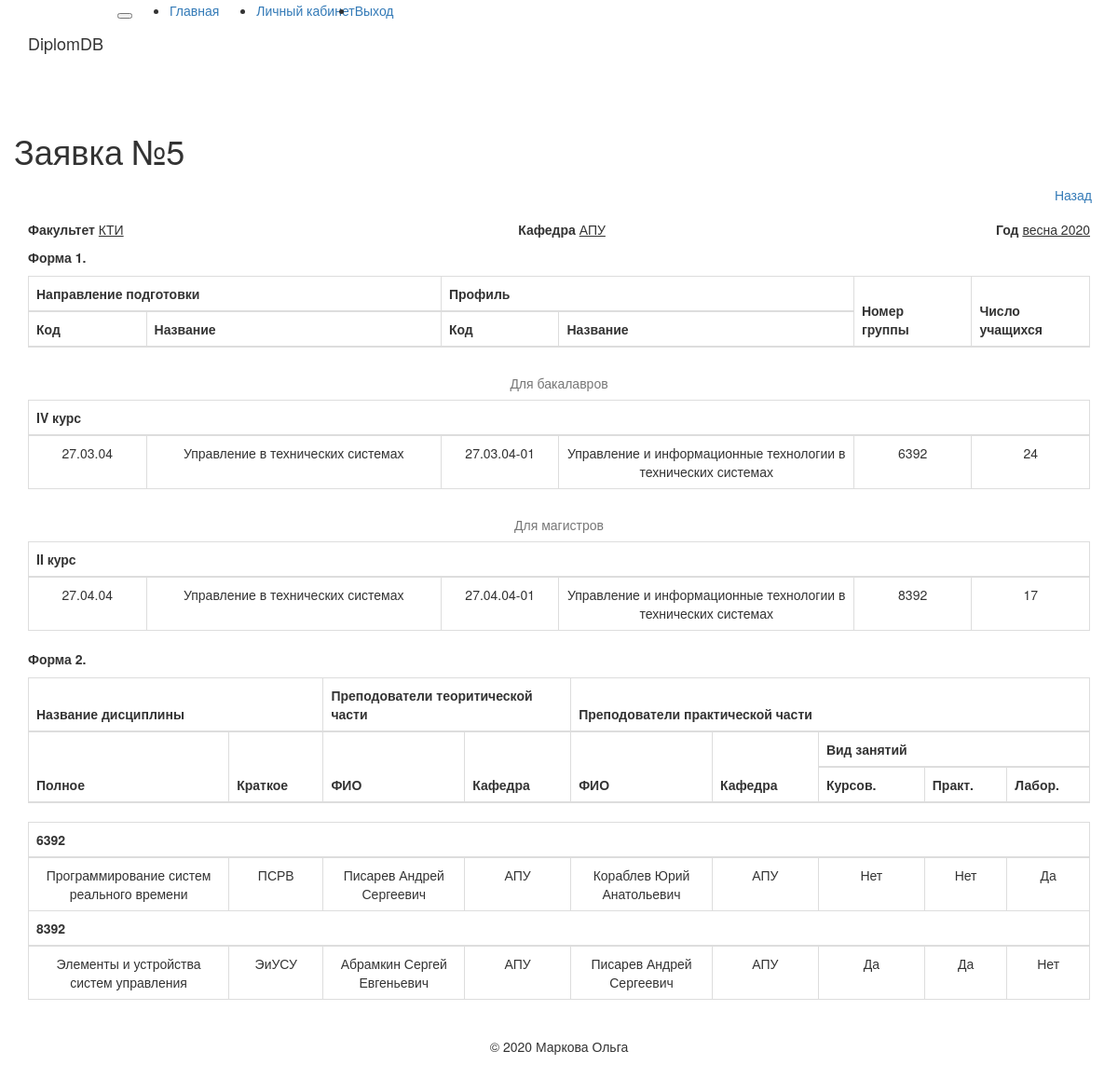
The page /all_form_view_g/bloommmy/1/5 (signed in) on the database its author committed.
### app/models.py (models this page shows, shortened)
class Form_all(db.Model):
    id = db.Column(db.Integer, primary_key=True, index=True, unique = True)
    timestamp = db.Column(db.DateTime, index=True, default=datetime.utcnow)
    user_id = db.Column(db.Integer, db.ForeignKey('user.id'))
    Faculty = db.Column(db.String)
    Department = db.Column(db.String)
    Year = db.Column(db.String)
    Status = db.Column(db.String)
    form_one = db.relationship('Form_one', cascade='save-update, all, delete', backref='form_one', lazy='dynamic')
    form_two = db.relationship('Form_two', cascade='save-update, all, delete', backref='form_two', lazy='dynamic')

class Form_one(db.Model):
    timestamp = db.Column(db.DateTime, index=True, default=datetime.utcnow)
    NumForm = db.Column(db.Integer, db.ForeignKey('form_all.id'), primary_key=True)
    Group_id = db.Column(db.Integer, primary_key=True)
    Degree_id = db.Column(db.Integer)
    Direction_id = db.Column(db.Integer)
    Direction_name = db.Column(db.String)
    Profile_id = db.Column(db.Integer)
    Profile_name = db.Column(db.String)
    Course = db.Column(db.Integer)
    NumStudents = db.Column(db.Integer)
    groups = db.relationship('Form_two', backref='groups', cascade='all, delete', lazy='dynamic')

class Form_two(db.Model):
    timestamp = db.Column(db.DateTime, index=True, default=datetime.utcnow)
    NumForm = db.Column(db.Integer, db.ForeignKey('form_all.id'), primary_key=True)
    Group_id = db.Column(db.Integer, db.ForeignKey('form_one.Group_id'), primary_key=True)
    id = db.Column(db.Integer, primary_key=True)
    FullSubject = db.Column(db.String)
    BriefSubject = db.Column(db.String)
    LecturerName = db.Column(db.String)
    LecturerDepartment = db.Column(db.String)
    PracticianName = db.Column(db.String)
    PracticianDepartment = db.Column(db.String)
    course_work = db.Column(db.String)
    practice_work = db.Column(db.String)
    laboratory_work = db.Column(db.String)

### app/routes.py (the view, shortened to what this page needs)
@app.route('/all_form_view_g/<username>/<i>/<numForm>', methods=['GET', 'POST'])
@login_required
def all_form_view_g(username, i, numForm):
    user = User.query.filter_by(username=username).first_or_404()
    def check(f1):
        if f1 != 0:
            f1 = Form_one.query.filter(Form_one.NumForm == numForm).all()
            items1=Form_one.query.filter(Form_one.NumForm == numForm, Form_one.Degree_id == 1).count()
            items2=Form_one.query.filter(Form_one.NumForm == numForm, Form_one.Degree_id == 2).count()
            items3=Form_one.query.filter(Form_one.NumForm == numForm, Form_one.Degree_id == 3).count()
            items = Form_one
            b = [1,2,3,4]
            m = [1,2]
            c = [1,2,3,4,5]
            f2 = Form_two.query.filter(Form_two.NumForm == numForm).count()
            if f2 != 0:
                f2 = Form_two.query.filter(Form_two.NumForm == numForm).all()
            else:
                f2 = 0
        return (f1, f2, items, items1, items2, items3, b, m, c)
    f0 = Form_all.query.filter(Form_all.user_id == user.id, Form_all.id == numForm).first()
    f1 = Form_one.query.filter(Form_one.NumForm == numForm).count()
    f1, f2, items, items1, items2, items3, b, m, c = check(f1)
    if f2 != 0:
        koll = Form_one.query.filter(Form_one.NumForm == numForm).order_by(Form_one.timestamp.desc()).count() #Узнаем количество групп в заявке
        groups = Form_one.query.filter(Form_one.NumForm == numForm).all() #Узнаем номера групп
        G = []
        for n in groups:
            G.append(n.Group_id) #записываем группы в массив
        all_g_ok = [0] * int(koll) #создаем нулевой массив равный количеству групп
        k = 0
        g_no_ok = []
        for u in range(koll):
            it=Form_two.query.filter(Form_two.NumForm == numForm, Form_two.Group_id == G[u]).count()
            if it == 0:
                g_no_ok.append(G[u])
                k = k + 1
            else:
                 continue
        items_2=Form_two
    else:
        G = 0
        koll = 0
        k = 0
        items_2 = 0
        g_no_ok = 0
    return render_template('all_form_view_g.html',
                            numForm = numForm, g_no_ok = g_no_ok, k = k, i = i, user = user, G = G, koll = koll,
                            items = items, items_2 = items_2,
                            f0 = f0, f1 = f1, f2 = f2,
                            items1 = items1, items2 = items2, tems3 = items3,
                            b = b, m = m, c = c)

### app/models.py (called while the page is built)
@login.user_loader
def load_user(id):
    return User.query.get(int(id))

### app/templates/all_form_view_g.html (shortened to what this page needs)
{% extends "base.html" %}
{% block  app_content %}
<div class="row">
  <div class="col-sm">
    <h1>Заявка №{{ numForm }}</h1>
  </div>
  <div class="col-sm text-right">
    <a class="btn btn-secondary" href="{{ url_for('all_form_view', username=current_user.username, i=i) }}" role="button">Назад</a><br>
  </div>
</div>
<p>
<table border="0" width="100%">
  <td><b>Факультет</b> <u>{{ f0.Faculty }}</u></td>
  <td align="center"><b>Кафедра</b> <u>{{ f0.Department }}</u></td>
  <td align="right"><b>Год</b> <u>{{ f0.Year }}</u></td>
</table>
</p>
<p>
    <b>Форма 1.</b>
</p>
{% if f1 != 0 %}
<table class="table table-bordered table-hover text-center">
  <thead class="thead-light">
  <tr>
    <th colspan="2" style="width: 35%">Направление подготовки</th>
    <th colspan="2" style="width: 35%">Профиль</th>
    <th rowspan="2" style="width: 10%">Номер <br> группы</th>
    <th rowspan="2" style="width: 10%">Число <br> учащихся</th>
  </tr>
  <tr>
    <th style="width: 10%">Код</th>
    <th style="width: 25%">Название</th>
    <th style="width: 10%">Код</th>
    <th style="width: 25%">Название</th>
  </tr>
  </thead>
  </table>
    {% if items1 != 0 %}
    <table class="table table-bordered table-hover text-center">
        <caption class="text-center">Для бакалавров</caption>
          {% for u in b %}
                  {% if items.query.filter(items.NumForm == numForm, items.Degree_id == 1, items.Course == u).count() != 0 %}
                  <thead class="thead-light">
                  <tr>
                    <th colspan="6">
                      {% if u == 1 %}
                        I курс
                      {% elif u == 2 %}
                        II курс
                      {% elif u == 3 %}
                        III курс
                      {% elif u == 4 %}
                        IV курс
                      {% endif %}
                    </th>
                  </tr>
                  </thead>
                  {% endif %}
                  {% for item in items.query.filter(items.NumForm == numForm, items.Degree_id == 1, items.Course == u).all() %}
                  <tr>
                    <td style="width: 10%">{{ item.Direction_id }}</td>
                    <td style="width: 25%">{{ item.Direction_name }}</td>
                    <td style="width: 10%">{{ item.Profile_id }}</td>
                    <td style="width: 25%">{{ item.Profile_name }}</td>
                    <td style="width: 10%">{{ item.Group_id }}</td>
                    <td style="width: 10%">{{ item.NumStudents }}</td>
                  </tr>
              {% endfor %}
          {% endfor %}
        </table>
    {% endif %}
    {% if items2 != 0 %}
        <table class="table table-bordered table-hover text-center">
          <caption class="text-center">Для магистров</caption>
          {% for u in m %}
              {% if items.query.filter(items.NumForm == numForm, items.Degree_id == 2, items.Course == u).count() != 0 %}
                    <thead class="thead-light">
                    <tr>
                      <th colspan="6">
                        {% if u == 1 %}
                          I курс
                        {% elif u == 2 %}
                          II курс
                        {% endif %}
                      </th>
                    </tr>
                    </thead>
                {% endif %}
                {% for item in items.query.filter(items.NumForm == numForm, items.Degree_id == 2, items.Course == u).all() %}
                <tr>
                  <td style="width: 10%">{{ item.Direction_id }}</td>
                  <td style="width: 25%">{{ item.Direction_name }}</td>
                  <td style="width: 10%">{{ item.Profile_id }}</td>
                  <td style="width: 25%">{{ item.Profile_name }}</td>
                  <td style="width: 10%">{{ item.Group_id }}</td>
                  <td style="width: 10%">{{ item.NumStudents }}</td>
                </tr>
            {% endfor %}
          {% endfor %}
        </table>
    {% endif %}
{% endif %}
<p>
    <b>Форма 2.</b>
</p>
{% if f2 != 0 %}
    <table class="table table-bordered table-hover text-center">
      <thead class="thead-light">
          <tr>
            <th colspan="2">Название дисциплины</th>
            <th colspan="2">Преподователи теоритической части</th>
            <th colspan="5">Преподователи практической части</th>
          </tr>
          <tr>
            <th rowspan="2" style="width: 17%">Полное</th>
            <th rowspan="2" style="width: 8%">Краткое</th>
            <th rowspan="2" style="width: 12%">ФИО</th>
            <th rowspan="2" style="width: 9%">Кафедра</th>
            <th rowspan="2" style="width: 12%">ФИО</th>
            <th rowspan="2" style="width: 9%">Кафедра</th>
            <th colspan="3">Вид занятий</th>
          </tr>
          <tr>
            <th style="width: 9%">Курсов.</th>
            <th style="width: 7%">Практ.</th>
            <th style="width: 7%">Лабор.</th>
          </tr>
      </thead>
      </table>
      <table class="table table-bordered table-hover text-center">
      {% for u in range(koll) %}
              {% if items_2.query.filter(items_2.NumForm == numForm, items_2.Group_id == G[u]).count() != 0 %}
              <thead class="thead-light">
              <tr>
                <th colspan="9">{{ G[u] }}</th>
              </tr>
              </thead>
              {% endif %}
              {% for item in items_2.query.filter(items_2.NumForm == numForm, items_2.Group_id == G[u]).all() %}
              <tr>
                <td style="width: 17%">{{ item.FullSubject }}</td>
                <td style="width: 8%">{{ item.BriefSubject }}</td>
                <td style="width: 12%">{{ item.LecturerName }}</td>
                <td style="width: 9%">{{ item.LecturerDepartment }}</td>
                <td style="width: 12%">{{ item.PracticianName }}</td>
                <td style="width: 9%">{{ item.PracticianDepartment }}</td>
                {% if item.course_work == '1' %}
                <td style="width: 9%"> Да </td>
                {% elif item.course_work == '2' %}
                <td style="width: 9%"> Нет </td>
                {% endif %}
                {% if item.practice_work == '1' %}
                <td style="width: 7%"> Да </td>
                {% elif item.practice_work == '2' %}
                <td style="width: 7%"> Нет </td>
                {% endif %}
                {% if item.laboratory_work == '1' %}
                <td style="width: 7%"> Да </td>
                {% elif item.laboratory_work == '2' %}
                <td style="width: 7%"> Нет </td>
                {% endif %}
              </tr>
          {% endfor %}
      {% endfor %}
    </table>
{% endif %}
{% endblock%}

### app/templates/base.html (shortened to what this page needs)
{% extends 'bootstrap/base.html' %}
{% block navbar %}
    <nav class="navbar navbar-expand-md bg-dark navbar-dark">
      <div class="container">
            <div class="navbar-header">
              <a class="navbar-brand mb-0 h1" href="{{ url_for('index') }}">DiplomDB</a>
              <button class="navbar-toggler collapsed" type="button" data-toggle="collapse" data-target="#navbarSupportedContent" aria-expanded="false">
              </button>
            </div>
            <div class="collapse navbar-collapse" id="navbarSupportedContent">
              <ul class="navbar-nav mr-auto">
                <li class="nav-item"><a class="nav-link" href="{{ url_for('index') }}">Главная</a></li>
              </ul>
              <ul class="navbar-nav">
                {% if current_user.is_anonymous %}
                <li><a class="nav-link" href="{{ url_for('login') }}">Вход</a></li>
                {% else %}
                <li><a class="nav-link" href="{{ url_for('PersonalArea', username=current_user.username) }}">Личный кабинет</a></li>
                <li><a class="nav-link" href="{{ url_for('logout') }}">Выход</a></li>
                {% endif %}
              </ul>
            </div>
      </div>
    </nav>
{% endblock %}
{% block content %}
<br>
    <div class="container">
        {% block app_content %}{% endblock %}
<br>
                <div class="copyright text-center">
                        <p>&copy;&nbsp;2020 Маркова Ольга</p>
                </div>
    </div>
{% endblock %}

### rows shown on the page
Form_all: Faculty "КТИ", Department "АПУ", Year "весна 2020"
Form_one: Direction_id "27.03.04", Direction_name "Управление в технических системах", Profile_id "27.03.04-01", Profile_name "Управление и информационные технологии в технических системах", Group_id "6392", NumStudents "24", Group "6392"
Form_one: Direction_id "27.04.04", Direction_name "Управление в технических системах", Profile_id "27.04.04-01", Profile_name "Управление и информационные технологии в технических системах", Group_id "8392", NumStudents "17", Group "8392"
Form_two: FullSubject "Программирование систем реального времени", BriefSubject "ПСРВ", LecturerName "Писарев Андрей Сергеевич", LecturerDepartment "АПУ", PracticianName "Кораблев Юрий Анатольевич", PracticianDepartment "АПУ", course_work "Нет", practice_work "Нет", laboratory_work "Да"
Form_two: FullSubject "Элементы и устройства систем управления", BriefSubject "ЭиУСУ", LecturerName "Абрамкин Сергей Евгеньевич", LecturerDepartment "АПУ", PracticianName "Писарев Андрей Сергеевич", PracticianDepartment "АПУ", course_work "Да", practice_work "Да", laboratory_work "Нет"

### other values the page prints
{{ numForm }} "5"
